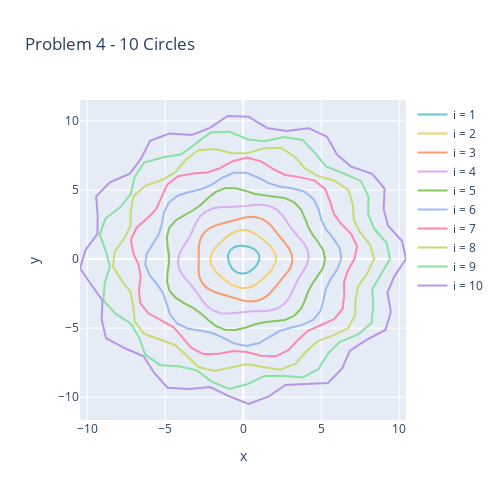

The code cell stored with this chart in its notebook:
### Code cell
deltar = 0.05
colors = px.colors.qualitative.Pastel
tracelist = []

for i in range(1,11):
    R = i
    f = 2+i
    p = np.random.uniform(0,2)
    x = R * (1 + deltar * np.sin(f*theta + p)) * np.cos(theta)
    y = R * (1 + deltar * np.sin(f*theta + p)) * np.sin(theta)

    trace = go.Line(x=x, y=y, name='i = ' + str(i), line_color = colors[i-1])
    tracelist.extend([trace])

layout = go.Layout(
    title="Problem 4 - 10 Circles",
    xaxis_title="x",
    yaxis_title="y",
    width = 500,
    height = 500,
    yaxis = dict(
    showexponent = 'all',
    #exponentformat = 'e')
    )
)

fig = go.Figure(data=tracelist, layout=layout)
fig.show()
